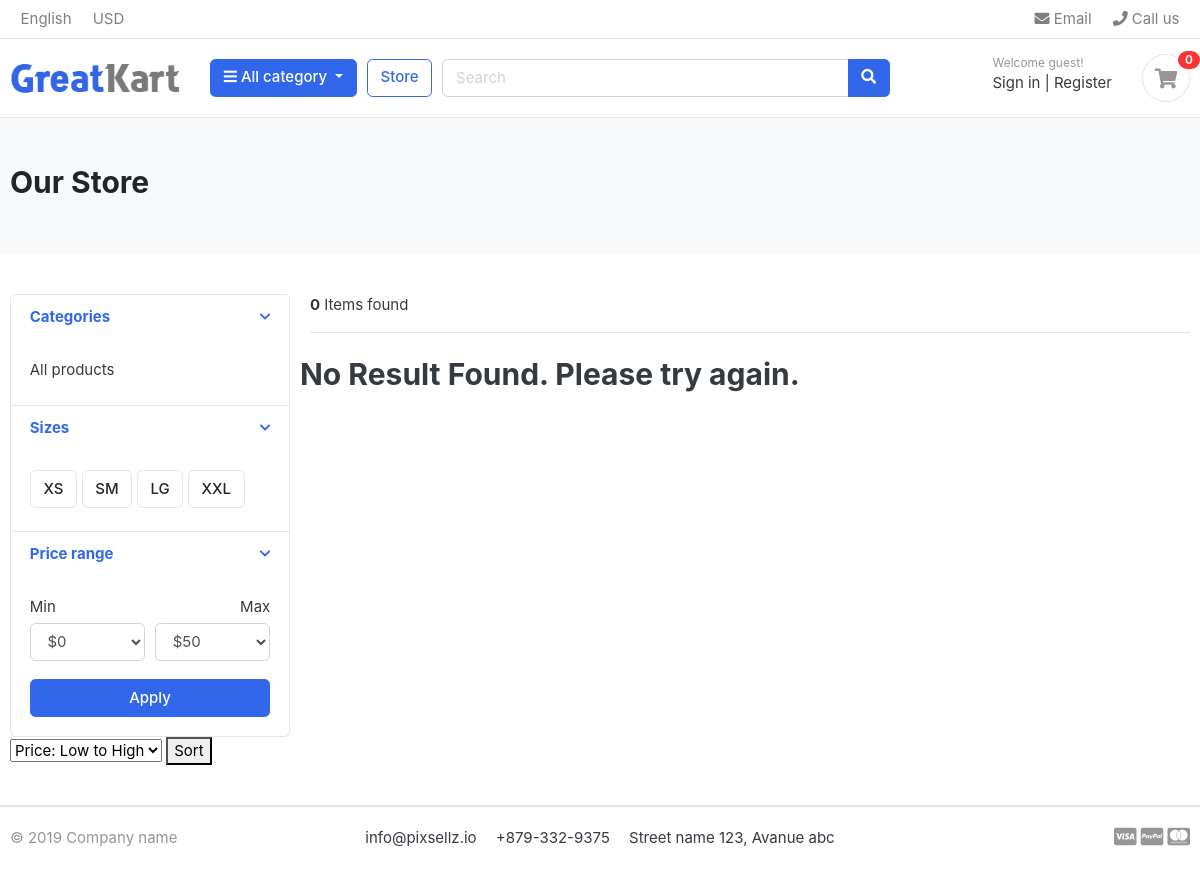
The page /store/ on the database as committed earlier.
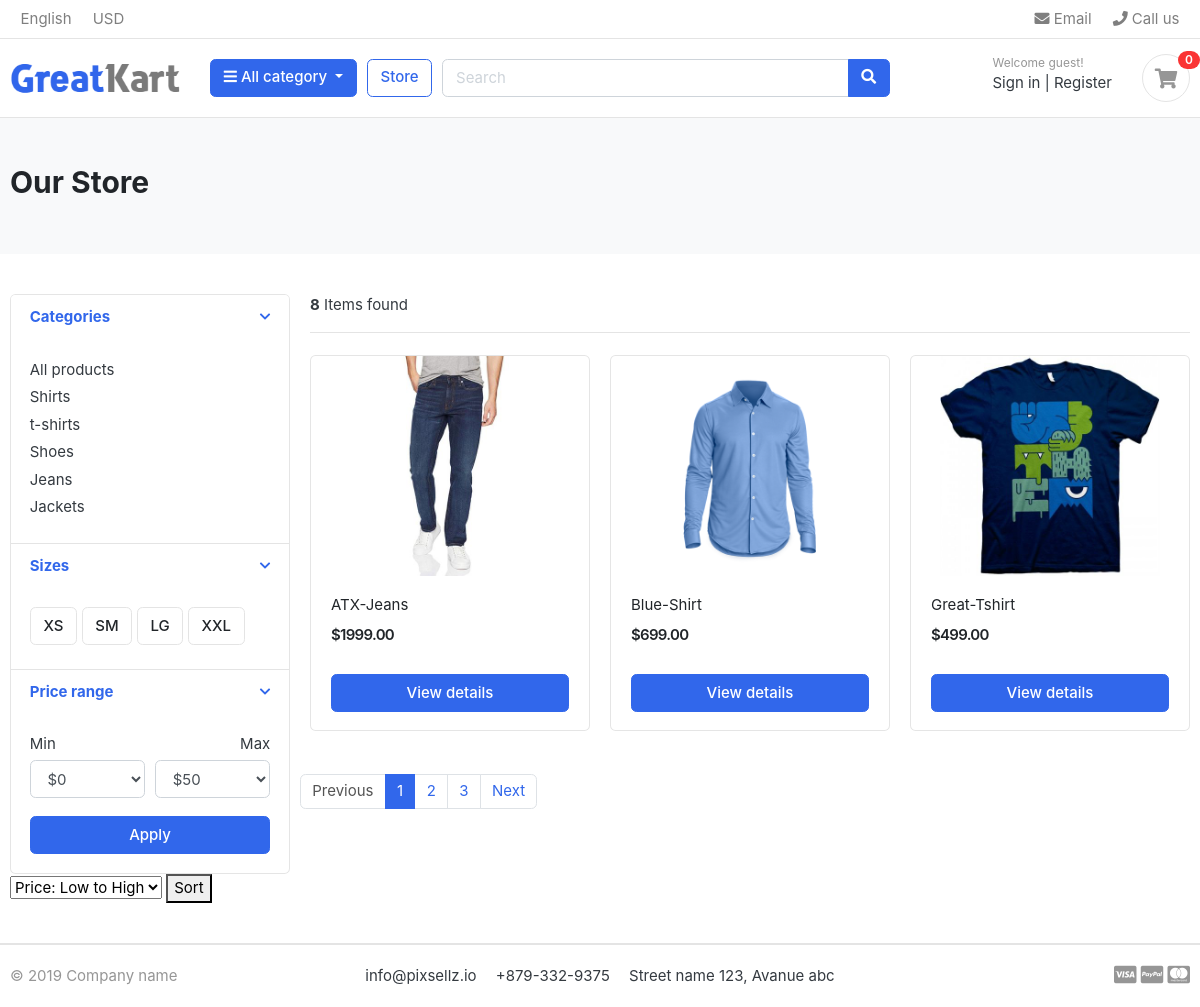
The same page on the database as committed later.
### category/models.py (models this page shows, shortened)
class Category(models.Model):
    category_name = models.CharField(max_length=50,unique=True)
    slug = models.SlugField(max_length=100,unique=True)
    description = models.TextField(max_length=255)
    cat_image = models.ImageField(upload_to='photos/categories',blank=True)
    class Meta:
        verbose_name = 'category'
        verbose_name_plural = 'categories'
    def get_url(self):
            return reverse('products_by_category',args=[self.slug])

### store/models.py (models this page shows, shortened)
class Product(models.Model):
    product_name    = models.CharField(max_length=200, unique=True)
    slug            = models.SlugField(max_length=200, unique=True)
    description     = models.TextField(max_length=500, blank=True)
    price           = models.DecimalField(max_digits=10, decimal_places=2, default=0.0)
    images          = models.ImageField(upload_to='photos/products')
    stock           = models.IntegerField(default=0)
    is_available    = models.BooleanField(default=True)
    category        = models.ForeignKey(Category, on_delete=models.CASCADE, default=1)
    created_date    = models.DateTimeField(auto_now_add=True)
    modified_date   = models.DateTimeField(auto_now=True)
    rating = models.DecimalField(max_digits=3, decimal_places=2, default=0.0)
    num_reviews = models.IntegerField(default=0)
    def get_url(self):
        return reverse('product_detail', args=[self.category.slug, self.slug])

### store/views.py (the view)
# urls.py: path('store/', include('store.urls') ),
def store(request, category_slug=None):
    categories = None
    products = None
    min_price = request.GET.get('min_price')
    max_price = request.GET.get('max_price')
    if category_slug:
        categories = get_object_or_404(Category, slug=category_slug)
        products = Product.objects.filter(category=categories, is_available=True)
    else:
        products = Product.objects.all().filter(is_available=True).order_by('id')
    if min_price and max_price:
        products = products.filter(price__gte=min_price, price__lte=max_price)
    sort_option = request.GET.get('sort')
    if sort_option == 'price-low-to-high':
        products = products.order_by('price')
    elif sort_option == 'price-high-to-low':
        products = products.order_by('-price')
    elif sort_option == 'name-a-to-z':
        products = products.order_by('product_name')
    elif sort_option == 'name-z-to-a':
        products = products.order_by('-product_name')
    elif sort_option == 'category-a-to-z':
        products = products.order_by('category__name')
    elif sort_option == 'category-z-to-a':
        products = products.order_by('-category__name')
    paginator = Paginator(products, 3)
    page = request.GET.get('page')
    paged_product = paginator.get_page(page)
    product_count = products.count()
    context = {
        'products': paged_product,
        'product_count': product_count,
    }
    return render(request, 'greatkart/store/store.html', context)

### carts/context_processors.py (called while the page is built)
def counter(request):
    cart_count=0
    if 'admin' in request.path:
        return []
    else:
        try:
            cart = Cart.objects.filter(cart_id=_cart_id(request))
            cart_items =CartItem.objects.filter(cart=cart[:1])
            for cart_item in cart_items:
                cart_count += cart_item.quantity
        except Cart.DoesNotExist:
            cart_count=0
    return dict(cart_count=cart_count)

### carts/views.py (called while the page is built)
def _cart_id(request):
    cart = request.session.session_key
    if not cart:
        cart = request.session.create()
    return cart

### category/context_processors.py (called while the page is built)
def menu_links(request):
    links = Category.objects.all()
    return dict(links=links)

### templates/greatkart/store/store.html (shortened to what the changed rows need)
{% extends 'greatkart/base.html' %}
{% load static %}
{% block content %}
<section class="section-pagetop bg">
    <div class="container">
        {% if 'search'  in  request.path %}
        <h2 class="title-page">Search Results</h2>
        {% else %}
        <h2 class="title-page">Our Store</h2>
        {% endif %}
    </div>
    </section>
    <section class="section-content padding-y">
        <div class="container">
            <div class="row">
                <aside class="col-md-3">
                    <div class="card">
                        <article class="filter-group">
                            <div class="filter-content collapse show" id="collapse_1" style="">
                                <div class="card-body">
                                    <ul class="list-menu">
                                            {% for category in links %}
                                                <li><a href="{{category.get_url}}">{{category.category_name}}  </a></li>
                                            {% endfor %}
                                    </ul>
                                </div>
                            </div>
                        </article>
                    </div>
                </aside>
                <main class="col-md-9">
                    <header class="border-bottom mb-4 pb-3">
                        <div class="form-inline">
                            <span class="mr-md-auto"><b>{{product_count}}</b> Items found </span>
                        </div>
                    </header>
                    <div class="row">
                        {% if products %}
                            {% for product in products %}
                                <div class="col-md-4">
                                    <figure class="card card-product-grid">
                                        <div class="img-wrap">
                                            <a href="{{ product.get_url }}">
                                                <img src="{{product.images.url}}">
                                            </a>
                                        </div>
                                        <figcaption class="info-wrap">
                                            <div class="fix-height">
                                                <a href="{{ product.get_url }}" class="title">{{product.product_name}}</a>
                                                <div class="price-wrap mt-2">
                                                    <span class="price">${{product.price}}</span>
                                                </div>
                                            </div>
                                            <a href="{{product.get_url}}" class="btn btn-block btn-primary">View details</a>
                                        </figcaption>
                                    </figure>
                                </div>
                            {% endfor %}
                        {% else %}
                            <div>
                                <h2>No Result Found. Please try again.</h2></div>
                            </div>
                        {% endif %}
                        <nav class="mt-4" aria-label="Page navigation sample">
                            {% if products.has_other_pages  %}
                                <ul class="pagination">
                                    {% if product.has_previous %}
                                        <li class="page-item"><a class="page-link" href="?page={{product.previous_page_number}}">Previous</a></li>
                                    {% else %}
                                        <li class="page-item disabled"><a class="page-link" href="#">Previous</a></li>
                                    {% endif %}
                                    {% for i in  products.paginator.page_range %}
                                        {% if products.number == i  %}
                                            <li class="page-item active"><a class="page-link" href="#">{{i}}</a></li>
                                        {% else %}
                                            <li class="page-item"><a class="page-link" href="?page={{i}}">{{i}}</a></li>
                                        {% endif %}
                                    {% endfor %}
                                    {% if products.has_next  %}
                                        <li class="page-item"><a class="page-link" href="{{product.next_page_number}}">Next</a></li>
                                    {% else %}
                                        <li class="page-item disabled"><a class="page-link" href="#">Next</a></li>
                                    {% endif %}
                                </ul>
                            {% endif %}
                        </nav>
                    </main>
                </div>
            </div>
        </section>
{% endblock content %}

Rows that differ between the two databases and show on the page:
added Category: category_name "Shirts"
added Category: category_name "t-shirts"
added Category: category_name "Shoes"
added Category: category_name "Jeans"
added Category: category_name "Jackets"
added Product: images (picture), product_name "ATX-Jeans", price "1999.00"
added Product: images (picture), product_name "Blue-Shirt", price "699.00"
added Product: images (picture), product_name "Great-Tshirt", price "499.00"
Other text that changed with them:
{{ product_count }}: "0" → "8"
text no longer shown: "No Result Found. Please try again."
text now shown: "Previous Next"
new list line: "1"
new list line: "2"
new list line: "3"
